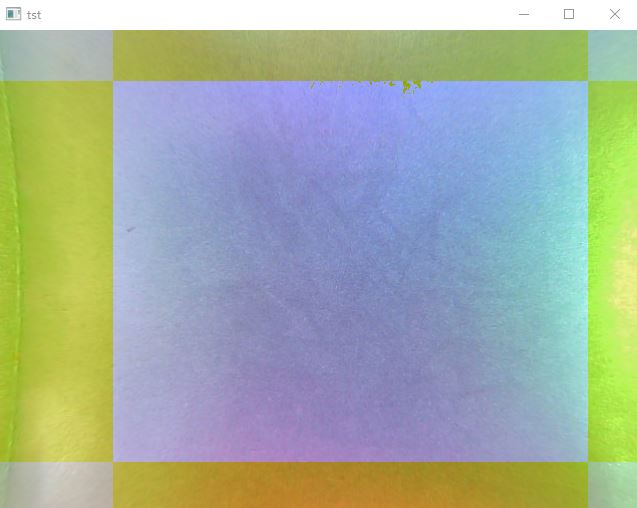
#> input picture 1.JPG, 637 x 508 px, given in place of the camera
$ python pixmm.py   (older library calls are emulated)
#> lines starting #> are read from the running program, lines starting #| are printed output that depends on the picture
#> in takeimg, image is the input picture: shape (508, 637, 3); mean B, G, R 161.9, 175.7, 162.4
#> (key Esc is pressed here)
#> (reads cam2/cam2_calib.pkl from the repository)
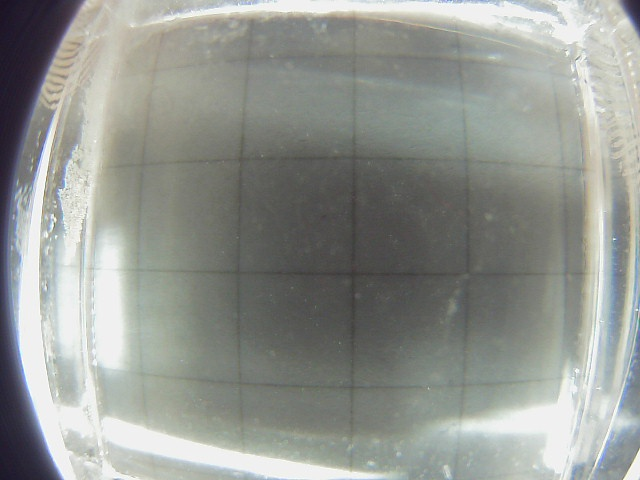
#> input picture fisheye/1tst.jpg, 640 x 480 px
#> further down, img is the input picture: shape (480, 640, 3); mean B, G, R 145.1, 150.2, 147
### calibrate_gelsight.py
import cv2
import pickle
import numpy as np
import math
import os

def fishye_calib(img, para):
    K, D, DIM = para
    map1, map2 = cv2.fisheye.initUndistortRectifyMap(K, D, np.eye(3), K, DIM, cv2.CV_16SC2)
    undistorted_img = cv2.remap(img, map1, map2, interpolation=cv2.INTER_LINEAR, borderMode=cv2.BORDER_CONSTANT)
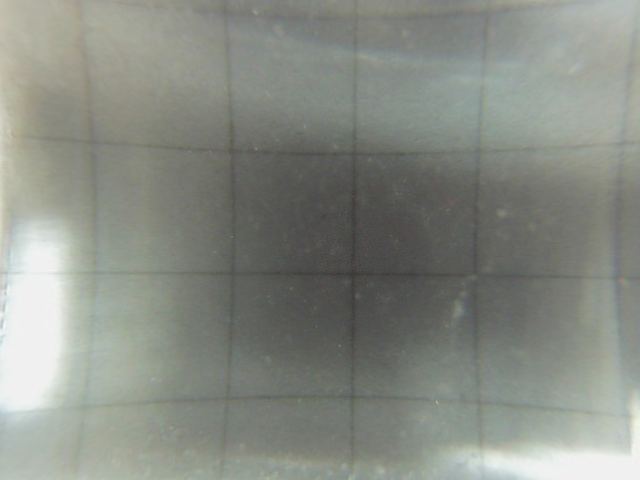
#> undistorted_img: shape (480, 640, 3); mean B, G, R 132.4, 140.3, 136.3
    return undistorted_img

# [381 lines left out: functions iniFrame, evalueCircle, loopRadius, loopcenter, LookuptableFromBall_Bnz, FindBallArea_coarse and 1 more, not called in this run]

def imgborder(frame, fisheyeflag, campara = None):
    if fisheyeflag == 1:
        frame = fishye_calib(frame, campara)
        # cv2.imshow("show", frame)
    m, n = np.shape(frame)[:2]
#> m = 480; n = 640
    a = np.zeros((m, n)).astype(int)
    a[:, :] = frame[:, :, 0]
    center = np.array([100, 100])
    a1 = 100
    b1 = 100
    kstep = 3
    xq, yq = np.meshgrid(np.arange(n), np.arange(m))
    xqq = xq - center[0]
    yqq = yq - center[1]
    xxq = xqq * xqq
    yyq = yqq * yqq

    disIm = np.zeros((m, n, 3)).astype('uint8')
    disIm[:, :, :] = frame[:, :, :]

    a[xxq < (a1 / 2) * (a1 / 2)] = a[xxq < (a1 / 2) * (a1 / 2)] - 100
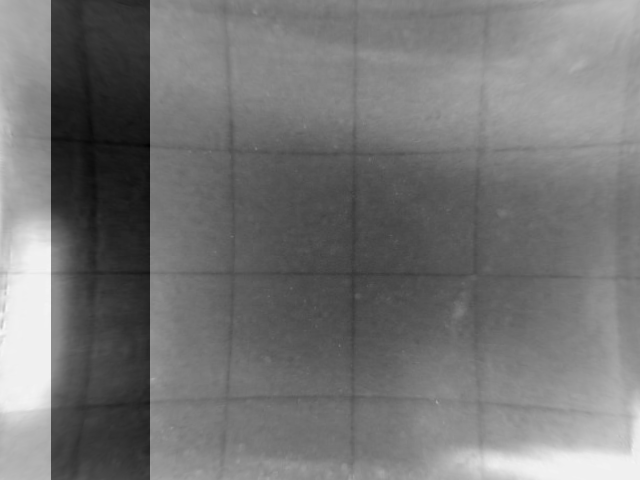
#> a: shape (480, 640) int64; min 1, max 249, mean 117
    a[yyq < (b1 / 2) * (b1 / 2)] = a[yyq < (b1 / 2) * (b1 / 2)] - 100
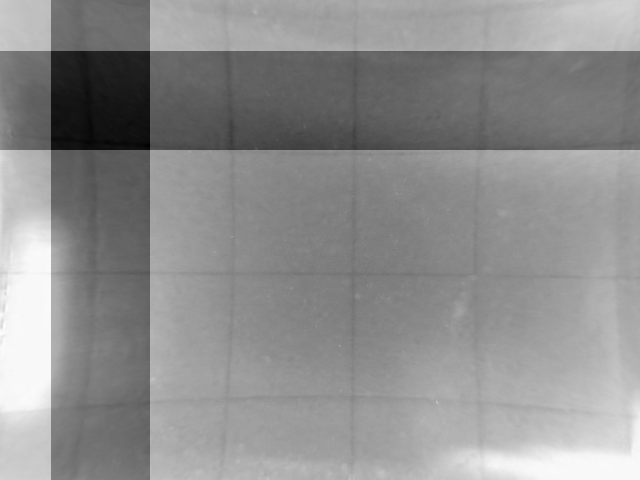
#> a: shape (480, 640) int64; min -99, max 249, mean 96.3; drawn with min black and max white
    disIm[:, :, 0] = a
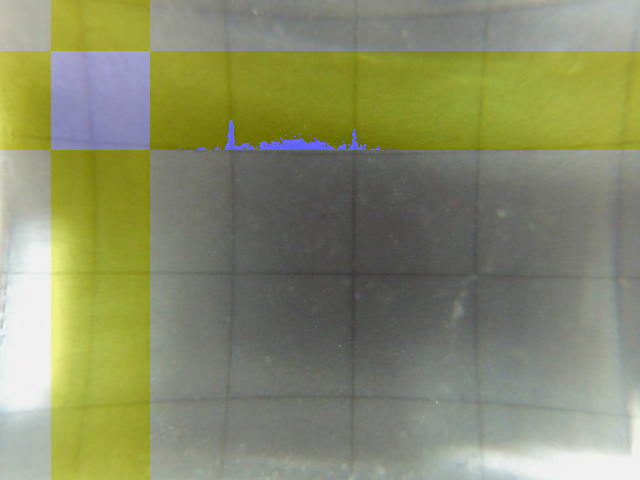
#> disIm: shape (480, 640, 3); mean B, G, R 105.5, 140.3, 136.3

    while True:
        h, w = disIm.shape[:2]
#> h = 480; w = 640
        size = (int(w * 1), int(h * 1))
#> size = (640, 480)
        img = cv2.resize(disIm, size, interpolation=cv2.INTER_AREA)
        cv2.imshow("tst", img)
        print("Press 'a' 'd' 'w' 's' to adjust the rectangle.\nPress SPACE to exit.")
        key = cv2.waitKey(0)
#> (key Esc is pressed here)
        if key & 0xFF == 32:
            print("Got the mask.")
            break
        elif key & 0xFF == ord('w'):
            center[1] = center[1] - kstep
        elif key & 0xFF == ord('s'):
            center[1] = center[1] + kstep
        elif key & 0xFF == ord('a'):
            center[0] = center[0] - kstep
        elif key & 0xFF == ord('d'):
            center[0] = center[0] + kstep
        elif key & 0xFF == ord('-'):
            a1 = a1 - kstep
        elif key & 0xFF == ord('='):
            a1 = a1 + kstep
        elif key & 0xFF == ord('o'):
            b1 = b1 - kstep
        elif key & 0xFF == ord('p'):
            b1 = b1 + kstep

        # BallBord = [center[0] - Radius1, center[0] + Radius1, center[1] - Radius1, center[1] + Radius1]

        #   redraw the circle
        xqq = xq - center[0]
        yqq = yq - center[1]
        xxq = xqq * xqq
        yyq = yqq * yqq
        #   unit8?
        a[:, :] = frame[:, :, 0]
        a[xxq < (a1 / 2) * (a1 / 2)] = a[xxq < (a1 / 2) * (a1 / 2)] - 100
        a[yyq < (b1 / 2) * (b1 / 2)] = a[yyq < (b1 / 2) * (b1 / 2)] - 100
        disIm[:, :, 0] = a

    print(a1, b1, center)
    border = [int(center[1] - b1 / 2), int(center[1] + b1 / 2), int(center[0] - a1 / 2), int(center[0] + a1 / 2)]
    print(border)
    return border

def takeimg(dir, num, camnum = 0, filename = None):
    outputfolder = dir + '/'
    if not os.path.exists(outputfolder):
        os.makedirs(outputfolder)

    camera = cv2.VideoCapture(camnum)
    i = 0
    while (i < num+1):
        return_value, image = camera.read()

        cv2.imshow("tst",image)
        key = cv2.waitKey(0)
        if key & 0xFF == 32:
            print(i, "done")
            if filename is None:
                cv2.imwrite(outputfolder + str(i) + '.jpg', image)
            else:
                cv2.imwrite(outputfolder + filename + '.jpg', image)
            i = i+1

    camera.release()

# [67 lines that do not run on import are left out]

### pixmm.py
import cv2
import numpy as np
from calibrate_gelsight import takeimg, fishye_calib, imgborder
import pickle

camname = "cam2"
takeimg("fisheye/"+camname, 0, 0, "1tst")
para = pickle.load(open("cam2/cam2_calib.pkl", "rb"))
img = cv2.imread("fisheye/1tst.jpg")
border = imgborder(img, 1, campara=para)
#> border = [50, 150, 50, 150]
print(border)
#| [50, 150, 50, 150]
